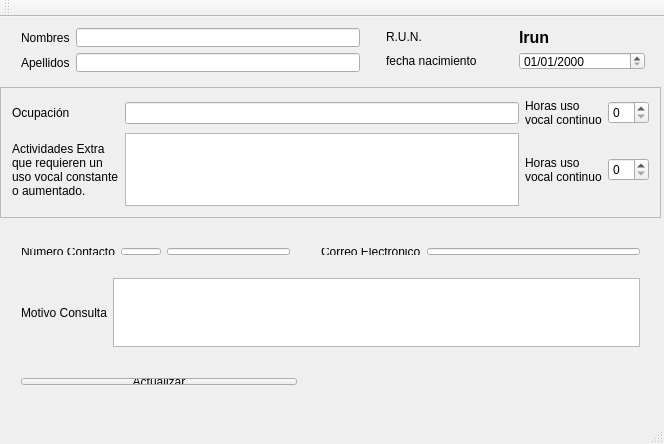
<?xml version="1.0" encoding="UTF-8"?>
<ui version="4.0">
 <class>edicionPaciente</class>
 <widget class="QMainWindow" name="edicionPaciente">
  <property name="geometry">
   <rect>
    <x>0</x>
    <y>0</y>
    <width>664</width>
    <height>444</height>
   </rect>
  </property>
  <property name="windowTitle">
   <string>Agregar nuevo paciente</string>
  </property>
  <property name="windowIcon">
   <iconset>
    <normaloff>../img/aav50.png</normaloff>../img/aav50.png</iconset>
  </property>
  <property name="unifiedTitleAndToolBarOnMac">
   <bool>false</bool>
  </property>
  <widget class="QWidget" name="centralWidget">
   <widget class="QFrame" name="frame">
    <property name="geometry">
     <rect>
      <x>0</x>
      <y>70</y>
      <width>661</width>
      <height>131</height>
     </rect>
    </property>
    <property name="frameShape">
     <enum>QFrame::StyledPanel</enum>
    </property>
    <property name="frameShadow">
     <enum>QFrame::Raised</enum>
    </property>
    <layout class="QGridLayout" name="gridLayout">
     <item row="0" column="0">
      <widget class="QLabel" name="label_5">
       <property name="text">
        <string>Ocupación</string>
       </property>
      </widget>
     </item>
     <item row="0" column="1">
      <widget class="QLineEdit" name="dpocupacion"/>
     </item>
     <item row="0" column="2">
      <widget class="QLabel" name="label_7">
       <property name="text">
        <string>Horas uso 
vocal continuo</string>
       </property>
      </widget>
     </item>
     <item row="0" column="3">
      <widget class="QSpinBox" name="dphuocupacion">
       <property name="maximum">
        <number>24</number>
       </property>
      </widget>
     </item>
     <item row="1" column="0">
      <widget class="QLabel" name="label_4">
       <property name="text">
        <string>Actividades Extra 
que requieren un 
uso vocal constante 
o aumentado.</string>
       </property>
      </widget>
     </item>
     <item row="1" column="1">
      <widget class="QTextEdit" name="dpactextras"/>
     </item>
     <item row="1" column="2">
      <widget class="QLabel" name="label_8">
       <property name="text">
        <string>Horas uso 
vocal continuo</string>
       </property>
      </widget>
     </item>
     <item row="1" column="3">
      <widget class="QSpinBox" name="dphuextra">
       <property name="maximum">
        <number>24</number>
       </property>
      </widget>
     </item>
    </layout>
   </widget>
   <widget class="QWidget" name="layoutWidget">
    <property name="geometry">
     <rect>
      <x>375</x>
      <y>0</y>
      <width>281</width>
      <height>64</height>
     </rect>
    </property>
    <layout class="QVBoxLayout" name="verticalLayout_2">
     <item>
      <layout class="QGridLayout" name="gridLayout_2">
       <item row="0" column="0">
        <widget class="QLabel" name="label_2">
         <property name="text">
          <string>R.U.N.</string>
         </property>
        </widget>
       </item>
       <item row="1" column="0">
        <widget class="QLabel" name="label_3">
         <property name="text">
          <string>fecha nacimiento</string>
         </property>
        </widget>
       </item>
       <item row="1" column="1">
        <widget class="QDateEdit" name="dpfnacimiento">
         <property name="dateTime">
          <datetime>
           <hour>0</hour>
           <minute>0</minute>
           <second>0</second>
           <year>2000</year>
           <month>1</month>
           <day>1</day>
          </datetime>
         </property>
         <property name="displayFormat">
          <string>dd/MM/yyyy</string>
         </property>
        </widget>
       </item>
       <item row="0" column="1">
        <widget class="QLabel" name="lrun">
         <property name="font">
          <font>
           <pointsize>12</pointsize>
           <weight>75</weight>
           <bold>true</bold>
          </font>
         </property>
         <property name="text">
          <string>lrun</string>
         </property>
        </widget>
       </item>
      </layout>
     </item>
    </layout>
   </widget>
   <widget class="QWidget" name="layoutWidget">
    <property name="geometry">
     <rect>
      <x>10</x>
      <y>220</y>
      <width>291</width>
      <height>29</height>
     </rect>
    </property>
    <layout class="QHBoxLayout" name="horizontalLayout_5">
     <item>
      <widget class="QLabel" name="label_9">
       <property name="text">
        <string>Número Contacto</string>
       </property>
      </widget>
     </item>
     <item>
      <widget class="QLineEdit" name="dparea">
       <property name="minimumSize">
        <size>
         <width>40</width>
         <height>0</height>
        </size>
       </property>
       <property name="maximumSize">
        <size>
         <width>40</width>
         <height>16777215</height>
        </size>
       </property>
       <property name="inputMethodHints">
        <set>Qt::ImhDigitsOnly|Qt::ImhPreferNumbers</set>
       </property>
      </widget>
     </item>
     <item>
      <widget class="QLineEdit" name="dpfonocontacto">
       <property name="inputMethodHints">
        <set>Qt::ImhDigitsOnly|Qt::ImhPreferNumbers</set>
       </property>
      </widget>
     </item>
    </layout>
   </widget>
   <widget class="QWidget" name="layoutWidget">
    <property name="geometry">
     <rect>
      <x>310</x>
      <y>220</y>
      <width>341</width>
      <height>29</height>
     </rect>
    </property>
    <layout class="QHBoxLayout" name="horizontalLayout_6">
     <item>
      <widget class="QLabel" name="label_10">
       <property name="text">
        <string>Correo Electrónico</string>
       </property>
      </widget>
     </item>
     <item>
      <widget class="QLineEdit" name="dpemail">
       <property name="inputMethodHints">
        <set>Qt::ImhEmailCharactersOnly</set>
       </property>
      </widget>
     </item>
    </layout>
   </widget>
   <widget class="QWidget" name="layoutWidget">
    <property name="geometry">
     <rect>
      <x>10</x>
      <y>250</y>
      <width>641</width>
      <height>91</height>
     </rect>
    </property>
    <layout class="QHBoxLayout" name="horizontalLayout_7">
     <item>
      <widget class="QLabel" name="label_11">
       <property name="text">
        <string>Motivo Consulta</string>
       </property>
      </widget>
     </item>
     <item>
      <widget class="QTextEdit" name="dpmotivo"/>
     </item>
    </layout>
   </widget>
   <widget class="QWidget" name="layoutWidget">
    <property name="geometry">
     <rect>
      <x>10</x>
      <y>350</y>
      <width>298</width>
      <height>29</height>
     </rect>
    </property>
    <layout class="QHBoxLayout" name="horizontalLayout_8">
     <item>
      <widget class="QPushButton" name="dpguardar">
       <property name="text">
        <string>Actualizar</string>
       </property>
       <property name="icon">
        <iconset>
         <normaloff>../img/edit16.png</normaloff>../img/edit16.png</iconset>
       </property>
      </widget>
     </item>
    </layout>
   </widget>
   <widget class="QWidget" name="layoutWidget">
    <property name="geometry">
     <rect>
      <x>10</x>
      <y>0</y>
      <width>361</width>
      <height>66</height>
     </rect>
    </property>
    <layout class="QVBoxLayout" name="verticalLayout_3">
     <item>
      <layout class="QHBoxLayout" name="horizontalLayout">
       <item>
        <widget class="QLabel" name="label">
         <property name="text">
          <string>Nombres</string>
         </property>
        </widget>
       </item>
       <item>
        <widget class="QLineEdit" name="dpnombre"/>
       </item>
      </layout>
     </item>
     <item>
      <layout class="QHBoxLayout" name="horizontalLayout_2">
       <item>
        <widget class="QLabel" name="label_6">
         <property name="text">
          <string>Apellidos</string>
         </property>
        </widget>
       </item>
       <item>
        <widget class="QLineEdit" name="dpapellido"/>
       </item>
      </layout>
     </item>
    </layout>
   </widget>
  </widget>
  <widget class="QMenuBar" name="menuBar">
   <property name="geometry">
    <rect>
     <x>0</x>
     <y>0</y>
     <width>664</width>
     <height>25</height>
    </rect>
   </property>
  </widget>
  <widget class="QToolBar" name="mainToolBar">
   <attribute name="toolBarArea">
    <enum>TopToolBarArea</enum>
   </attribute>
   <attribute name="toolBarBreak">
    <bool>false</bool>
   </attribute>
  </widget>
  <widget class="QStatusBar" name="statusBar"/>
 </widget>
 <layoutdefault spacing="6" margin="11"/>
 <resources/>
 <connections/>
</ui>
